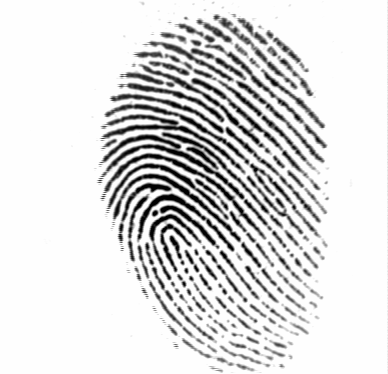
#> input picture FVC2002_dataset/101/101_1.tif, 388 x 374 px; its folder holds only this picture in this run
$ python image-preprocessing.py
#> lines starting #> are read from the running program, lines starting #| are printed output that depends on the picture; after the words box and inside, x2 and y2 are one past the last pixel; in counts of white or black regions, pixels touching at a corner belong together
import glob
import matplotlib.pyplot as plt
from PIL import Image, ImageChops, ImageOps
import numpy as np
import cv2


def remove_borders(img):
    bg = Image.new(img.mode, img.size, img.getpixel((0, 0)))
    diff = ImageChops.difference(img, bg)
    diff = ImageChops.add(diff, diff, 2.0, -100)
    diff = image_erosion(diff, 1)
    bbox = diff.getbbox(alpha_only=False)
    if bbox:
        img = img.crop(bbox)
    else:
        print("empty image")
    return bbox, diff


def image_dilataion(img, dilatation_size=1):
    dilation_shape = cv2.MORPH_ELLIPSE
    element = cv2.getStructuringElement(
        dilation_shape,
        (2 * dilatation_size + 1, 2 * dilatation_size + 1),
        (dilatation_size, dilatation_size),
    )
    return convert_from_cv2_to_image(cv2.dilate(np.array(img), element))


def image_erosion(img, erosion_size=1):
    erosion_shape = cv2.MORPH_CROSS
    element = cv2.getStructuringElement(
        erosion_shape,
        (2 * erosion_size + 1, 2 * erosion_size + 1),
        (erosion_size, erosion_size),
    )
    return convert_from_cv2_to_image(cv2.erode(np.array(img), element))


# https://stackoverflow.com/a/65634189
def convert_from_cv2_to_image(img: np.ndarray) -> Image:
    # return Image.fromarray(img)
    return Image.fromarray(cv2.cvtColor(img, cv2.COLOR_BGR2RGB))


# https://stackoverflow.com/a/65634189
def convert_from_image_to_cv2(img: Image) -> np.ndarray:
    # return np.asarray(img)
    return cv2.cvtColor(np.array(img), cv2.COLOR_RGB2BGR)


# https://www.geeksforgeeks.org/python-thresholding-techniques-using-opencv-set-1-simple-thresholding/
def simple_thresholding(pil_img):
    open_cv_image = convert_from_image_to_cv2(pil_img)
    img = cv2.cvtColor(open_cv_image, cv2.COLOR_BGR2GRAY)
#> img: shape (300, 300)

    # good but it removes too much
    # 150 is too much, lines are merged
    # 130 is still too much, some lines are merged
    # 120 is good, but too much information is lost
    ret, thresh1 = cv2.threshold(img, 130, 255, cv2.THRESH_BINARY)
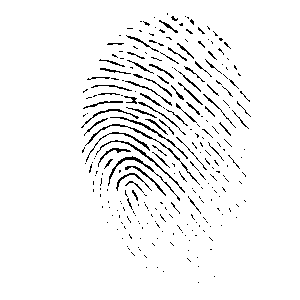
#> thresh1: shape (300, 300); 95.2% white; black in thin lines or dots, all inside (x1, y1, x2, y2) = (81, 13, 251, 283)

    return convert_from_cv2_to_image(thresh1)


# https://www.geeksforgeeks.org/python-thresholding-techniques-using-opencv-set-2-adaptive-thresholding/
def adaptive_thresholding(pil_img):
    open_cv_image = convert_from_image_to_cv2(pil_img)
    img = cv2.cvtColor(open_cv_image, cv2.COLOR_BGR2GRAY)

    thresh1 = cv2.adaptiveThreshold(
        img, 255, cv2.ADAPTIVE_THRESH_MEAN_C, cv2.THRESH_BINARY, 199, 5
    )
#> thresh1: shape (300, 300); 85.6% white; black in thin lines or dots, all inside (x1, y1, x2, y2) = (76, 2, 254, 298)

    # Creates too many white dots inside the fingerprint
    thresh2 = cv2.adaptiveThreshold(
        img, 255, cv2.ADAPTIVE_THRESH_GAUSSIAN_C, cv2.THRESH_BINARY, 199, 5
    )

    return convert_from_cv2_to_image(thresh1), convert_from_cv2_to_image(thresh2)


# https://www.geeksforgeeks.org/python-thresholding-techniques-using-opencv-set-3-otsu-thresholding/
# https://docs.opencv.org/3.4/d7/d4d/tutorial_py_thresholding.html
def otsu_thresholding(pil_img):
    open_cv_image = convert_from_image_to_cv2(pil_img)
    img = cv2.cvtColor(open_cv_image, cv2.COLOR_BGR2GRAY)

    ret, thresh1 = cv2.threshold(img, 120, 255, cv2.THRESH_BINARY + cv2.THRESH_OTSU)
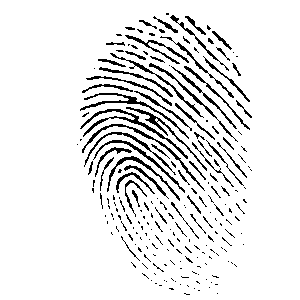
#> thresh1: shape (300, 300); 90.9% white; black in thin lines or dots, all inside (x1, y1, x2, y2) = (77, 13, 252, 295)
#> ret = 185

    blur = cv2.GaussianBlur(img, (5, 5), 0)
    ret2, thresh2 = cv2.threshold(blur, 0, 255, cv2.THRESH_BINARY + cv2.THRESH_OTSU)
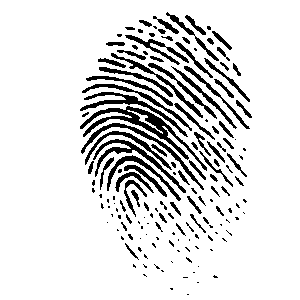
#> thresh2: shape (300, 300); 87.2% white; 157 black regions (82 under 20 px), largest, box (x1, y1, x2, y2) and area: (80, 106, 207, 171) 1262, (93, 139, 186, 193) 651, (80, 92, 188, 137) 618
#> ret2 = 207

    return (
        convert_from_cv2_to_image(blur),
        convert_from_cv2_to_image(thresh1),
        convert_from_cv2_to_image(thresh2),
    )


def add_border(img, border_size=3):
    return ImageOps.expand(img, border=border_size, fill="black")


def process_image(img_path):
    print(img_path)
    img = Image.open(img_path).resize(img_dim, Image.LANCZOS)
    original_img = img
    dilation_img = image_dilataion(img)
    img = dilation_img
    simple_thresholding_img = simple_thresholding(img)
    (
        adaptive_thresholding_mean_img,
        adaptive_thresholding_gaussian_img,
    ) = adaptive_thresholding(img)
    (
        gaussian_filtered_img,
        otsu_thresholding_img,
        otsu_thresholding_gaussian_filtering_img,
    ) = otsu_thresholding(img)

    bbox, diff = remove_borders(adaptive_thresholding_gaussian_img)
#> in remove_borders, `bg = Image.new(img.mode, img.size, img.getpixel((0, 0)))`: bg: PIL image 300x300 RGB; every value is 255
#> in convert_from_cv2_to_image (call 8), `return Image.fromarray(cv2.cvtColor(img, cv2.COLOR_BGR2RGB))`:
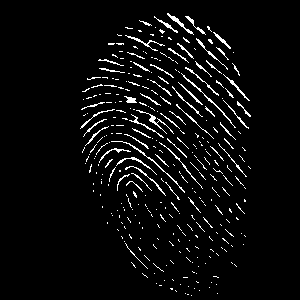
#> returned value: PIL image 300x300 RGB; values 0 (black) and 155 (white), 4.5% white in thin lines or dots, all inside (x1, y1, x2, y2) = (80, 13, 251, 296)
#> in remove_borders, `bbox = diff.getbbox(alpha_only=False)`: bbox = (80, 13, 251, 296)
#> in remove_borders, `img = img.crop(bbox)`:
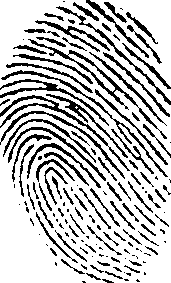
#> img: PIL image 171x283 RGB; 75.6% white; black in thin lines or dots
#> bbox = (80, 13, 251, 296)
    cropped_img = adaptive_thresholding_gaussian_img.crop(bbox)
    cropped_resized_img = cropped_img.resize(img_dim, Image.LANCZOS)
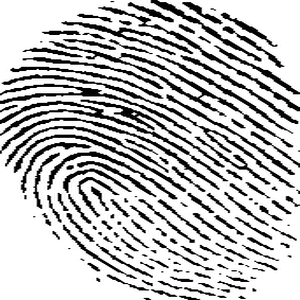
#> cropped_resized_img: PIL image 300x300 RGB; min 0, max 255, mean 192

    plot_data = {}
    plot_data["original"] = [original_img, "Original"]
    plot_data["dilation"] = [dilation_img, "Dilation"]
    plot_data["cropped"] = [cropped_img, "Cropped adaptive \nthresholding gaussian"]
    plot_data["cropped_resized"] = [cropped_resized_img, "Cropped and resized"]
    plot_data["diff"] = [diff, "Diff for cropping"]
    plot_data["simple_thresholding"] = [simple_thresholding_img, "Simple thresholding"]
    plot_data["adaptive_thresholding_mean"] = [
        adaptive_thresholding_mean_img,
        "Adaptive \nthresholding mean",
    ]
    plot_data["adaptive_thresholding_gaussian"] = [
        adaptive_thresholding_gaussian_img,
        "Adaptive \nthresholding gaussian",
    ]
    plot_data["gaussian_filtered"] = [gaussian_filtered_img, "Gaussian filtered image"]
    plot_data["otsu_thresholding"] = [otsu_thresholding_img, "Otsu thresholding"]
    plot_data["otsu_thresholding_gaussian_filtering"] = [
        otsu_thresholding_gaussian_filtering_img,
        "Otsu thresholding \nand Gaussian filtering",
    ]

    for key in plot_data:
        plot_data[key][0] = add_border(plot_data[key][0])
#> this loop made 11 passes
#> key on passes 1 to 11: 'original', 'dilation', 'cropped', 'cropped_resized', 'diff', 'simple_thresholding', 'adaptive_thresholding_mean', 'adaptive_thresholding_gaussian', 'gaussian_filtered', 'otsu_thresholding', 'otsu_thresholding_gaussian_filtering'
#> after the loop, plot_data = 11 items
    return plot_data


img_dim = (300, 300)
root = "FVC2002_dataset/"
file_list = sorted(glob.glob(root + "*" + "/" + "*" + "_1.tif"))
destination = "FVC2002_dataset_preprocessed/"

for img_path in file_list:
    plot_data = process_image(img_path)
#> plot_data = 11 items

    images_to_plot = [
        "original",
        "dilation",
        "simple_thresholding",
        "adaptive_thresholding_mean",
        "adaptive_thresholding_gaussian",
        "otsu_thresholding",
        "otsu_thresholding_gaussian_filtering",
        "diff",
        "cropped_resized",
        "cropped",
    ]
    plots = 10
    fig, arr = plt.subplots(1, plots)
    plt.gray()
    plt.rcParams.update({"font.size": 2})
    for i in range(plots):
        arr[i].imshow(plot_data[images_to_plot[i]][0])
        arr[i].set_title(plot_data[images_to_plot[i]][1], wrap=True)
        arr[i].axis("off")

    # plt.show()
    # break

    plt.savefig(
        destination + img_path.split("/")[-1].split(".")[0] + ".png",
        dpi=900,
        bbox_inches="tight",
    )
    print("Saving to " + destination + img_path.split("/")[-1].split(".")[0] + ".png")

    img = plot_data["original"][0]
#> img: PIL image 306x306 L
    gaussian_filtered_img = plot_data["gaussian_filtered"][0]
    fig, arr = plt.subplots(2, 1)
    arr[0].hist(np.array(img).ravel(), 256)
    arr[0].set_title("Histogram of original")
    arr[1].hist(np.array(gaussian_filtered_img).ravel(), 256)
    arr[1].set_title("Histogram of Gaussian filtered image")

    plt.savefig(
        destination + img_path.split("/")[-1].split(".")[0] + "_histogram.png",
        dpi=900,
        bbox_inches="tight",
    )
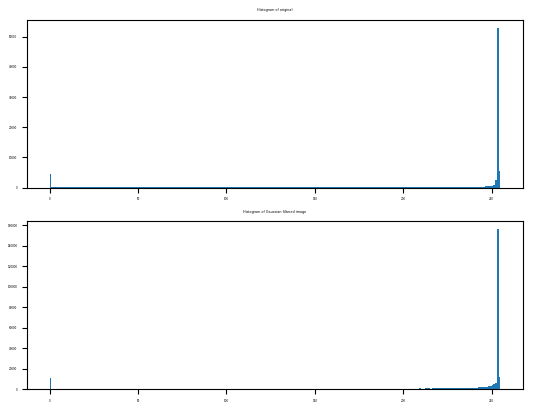
#> figure drawn by matplotlib, 2 panels; panel 1: tallest bar 53019 high, from x = 253 to 254; panel 2: tallest bar 156213 high, from x = 253 to 254
    print(
        "Saving to "
        + destination
        + img_path.split("/")[-1].split(".")[0]
        + "_histogram.png"
    )
    plt.close()
#> pass 2 of the loop `for img_path in file_list:`:
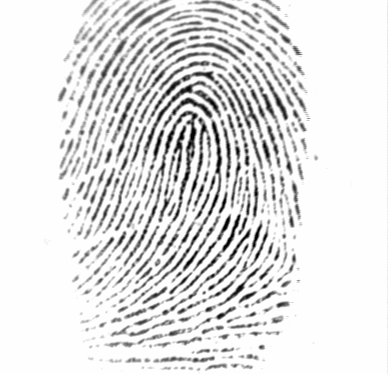
#> input picture FVC2002_dataset/102/102_1.tif, 388 x 374 px
#> in otsu_thresholding (call 2), `ret, thresh1 = cv2.threshold(img, 120, 255, cv2.THRESH_BINARY + cv2.TH..`:
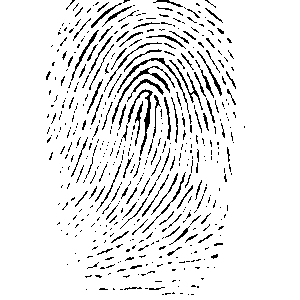
#> thresh1: shape (300, 300); 91.7% white; black in thin lines or dots, all inside (x1, y1, x2, y2) = (46, 0, 245, 295)
#> ret = 208
#> ret2 = 227
#> in process_image (call 2), `bbox, diff = remove_borders(adaptive_thresholding_gaussian_img)`: bbox = (46, 0, 235, 295)
#> the loop in process_image (call 2), `for key in plot_data:` made 11 passes
#> `plt.savefig( destination + img_path.split("/")[-1].split(".")[0] + ".p..`:
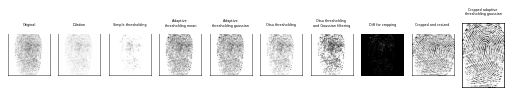
#> figure drawn by matplotlib, 10 panels
